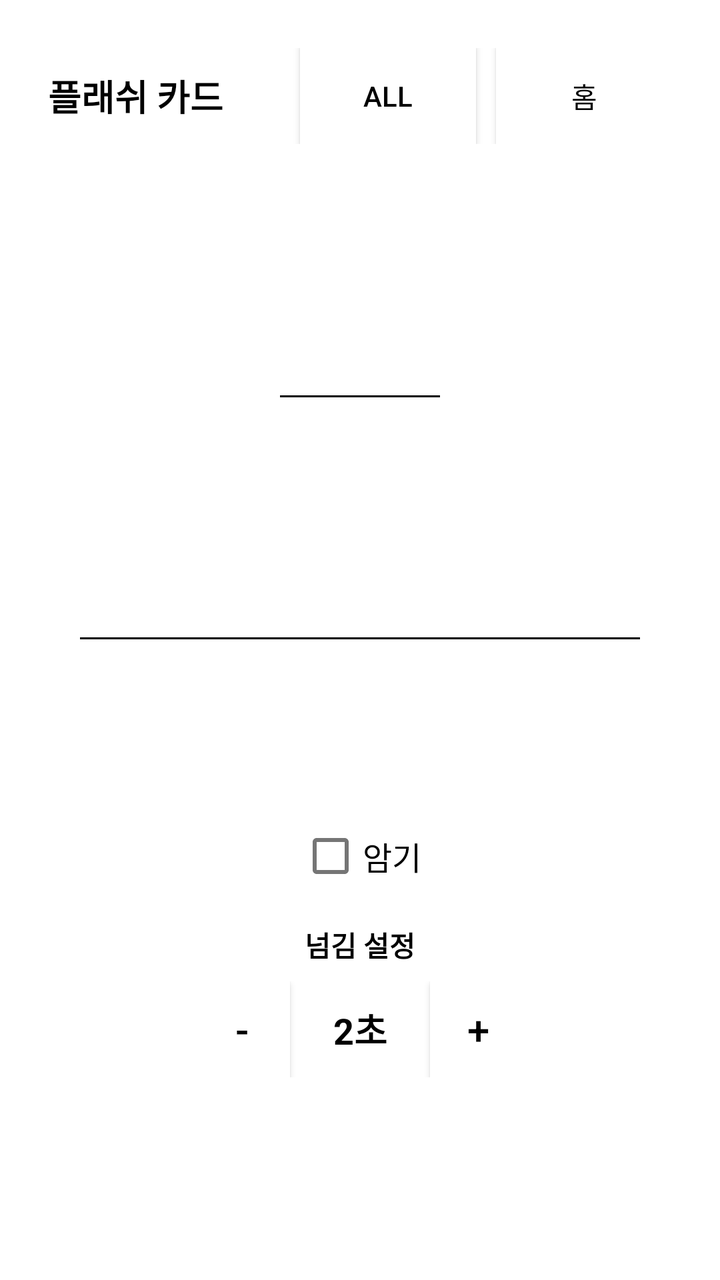
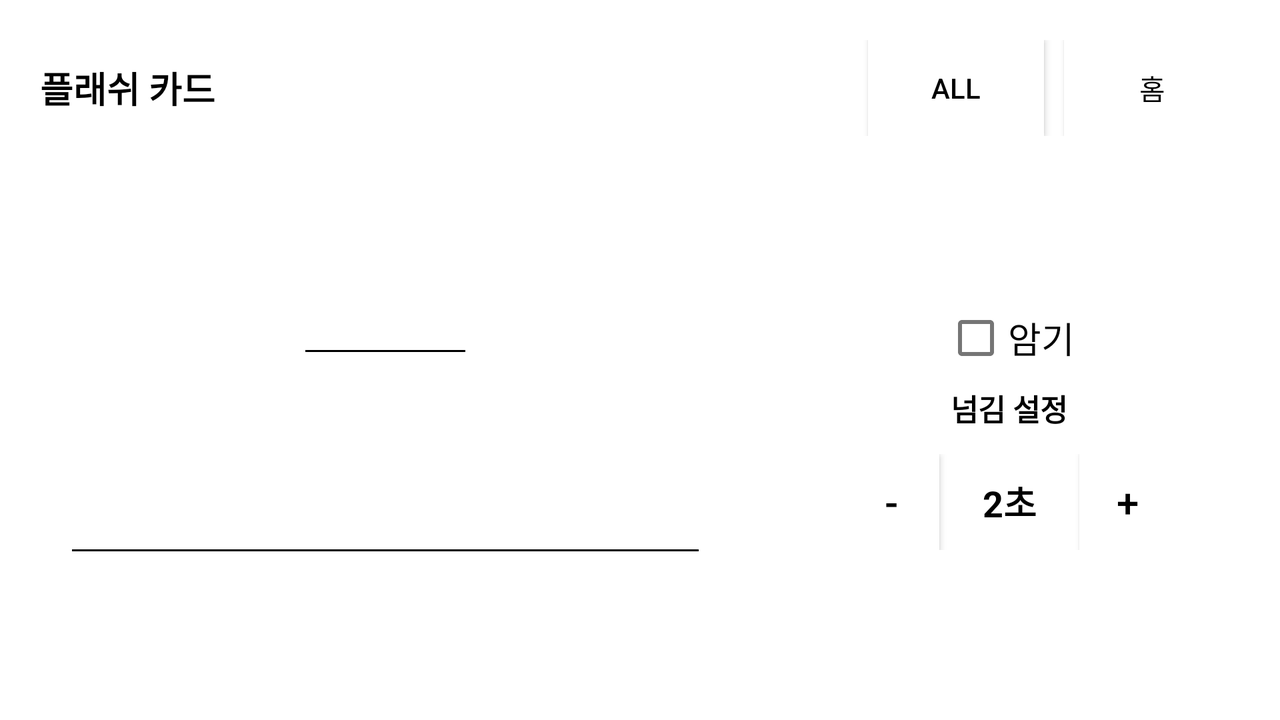

Two renders of one Android screen. The first uses the default layout on a phone; the second uses the alternative layout the repository ships for a different screen configuration, on a matching device. The two XML files are below.
<!-- AndroidManifest.xml: application theme Theme.EinkVoca -->
<!-- res/layout/activity_study_mode.xml -->
<?xml version="1.0" encoding="utf-8"?>
<LinearLayout xmlns:android="http://schemas.android.com/apk/res/android"
    android:layout_width="match_parent"
    android:layout_height="match_parent"
    android:background="#FFFFFF"
    android:orientation="vertical"
    android:padding="24dp">
    
    <LinearLayout
        android:layout_width="match_parent"
        android:layout_height="wrap_content"
        android:gravity="center_vertical"
        android:orientation="horizontal">

        <TextView
            android:layout_width="0dp"
            android:layout_height="wrap_content"
            android:layout_weight="1"
            android:text="@string/study_mode"
            android:textColor="@color/black"
            android:textSize="18sp"
            android:textStyle="bold" />


        <androidx.appcompat.widget.AppCompatButton
            android:id="@+id/btnLanguage"
            android:layout_width="wrap_content"
            android:layout_height="wrap_content"
            android:inputType="none"
            android:layout_marginRight="10dp"
            android:background="@drawable/border_white"
            android:focusable="false"
            android:clickable="true"
            android:text="@string/default_all" /> 

        <androidx.appcompat.widget.AppCompatButton
            android:id="@+id/btnHome"
            android:layout_width="wrap_content"
            android:layout_height="wrap_content"
            android:background="@drawable/border_white"
            android:text="@string/home"
            android:textColor="@color/black"
            android:textSize="14sp" />
    </LinearLayout>

    
    <LinearLayout
        android:id="@+id/cardContainer"
        android:layout_width="match_parent"
        android:layout_height="300dp"
        android:background="@drawable/border_black"
        android:clickable="true"
        android:focusable="true"
        android:gravity="center"
        android:orientation="vertical"
        android:padding="16dp"
        android:layout_marginTop="12dp">

        
        <LinearLayout
            android:layout_width="match_parent"
            android:layout_height="0dp"
            android:layout_weight="1"
            android:gravity="center"
            android:orientation="vertical">

            
            <TextView
                android:id="@+id/tvStudyWord"
                android:layout_width="wrap_content"
                android:layout_height="wrap_content"
                android:gravity="center"
                android:textColor="#000000"
                android:textSize="40sp"
                android:textStyle="bold" />

            <View
                android:layout_width="80dp"
                android:layout_height="1dp"
                android:layout_marginVertical="16dp"
                android:background="#000000" />
            
            <TextView
                android:id="@+id/tvStudyPron"
                android:layout_width="wrap_content"
                android:layout_height="wrap_content"
                android:gravity="center"
                android:layout_marginBottom="10dp"
                android:textColor="#000000"
                android:textSize="17sp" />

            
            <TextView
                android:id="@+id/tvStudyMean"
                android:layout_width="wrap_content"
                android:layout_height="wrap_content"
                android:gravity="center"
                android:textColor="#000000"
                android:textSize="20sp" />
        </LinearLayout>
        <View
            android:layout_width="match_parent"
            android:layout_height="1dp"
            android:layout_marginVertical="16dp"
            android:background="#000000" />
        
        <TextView
            android:id="@+id/tvStudyExam"
            android:layout_width="match_parent"
            android:layout_height="wrap_content"
            android:gravity="center"
            android:padding="6dp"
            android:textColor="#555555"
            android:textSize="15sp" />
    </LinearLayout>



    
    <LinearLayout
        android:layout_width="match_parent"
        android:layout_height="wrap_content"

        android:gravity="center"
        android:orientation="vertical">
        
        <CheckBox
            android:id="@+id/cbStudyCheck"
            android:layout_width="wrap_content"
            android:layout_height="wrap_content"
            android:layout_marginTop ="20dp"
            android:layout_marginBottom ="10dp"
            android:text="@string/check"
            android:textColor="#000000"
            android:textSize="16sp" />

        <TextView
            android:layout_width="wrap_content"
            android:layout_height="wrap_content"
            android:layout_marginBottom="8dp"
            android:text="@string/flip_select"
            android:textColor="#000000"
            android:textSize="14sp"
            android:textStyle="bold" />

        <LinearLayout
            android:layout_width="wrap_content"
            android:layout_height="wrap_content"
            android:gravity="center"
            android:orientation="horizontal">

            <androidx.appcompat.widget.AppCompatButton
                android:id="@+id/btnMinus"
                android:layout_width="48dp"
                android:layout_height="48dp"
                android:background="@drawable/border_white"
                android:text="-"
                android:textColor="@color/black"
                android:textSize="20sp" />

            <TextView
                android:id="@+id/tvIntervalStatus"
                android:layout_width="70dp"
                android:layout_height="wrap_content"
                android:gravity="center"
                android:text="2초"
                android:textColor="@color/black"
                android:textSize="18sp"
                android:textStyle="bold" />

            <androidx.appcompat.widget.AppCompatButton
                android:id="@+id/btnPlus"
                android:layout_width="48dp"
                android:layout_height="48dp"
                android:background="@drawable/border_white"
                android:text="+"
                android:textColor="@color/black"
                android:textSize="20sp" />
        </LinearLayout>
    </LinearLayout>

</LinearLayout>
<!-- resources referenced by this layout -->
<resources>
  <!-- drawable border_white (drawable) -->
  <?xml version="1.0" encoding="utf-8"?>
  <shape xmlns:android="http://schemas.android.com/apk/res/android"
      android:shape="rectangle">
      <solid android:color="#FFFFFF" />
      <stroke
          android:width="0.5dp"
          android:color="#ffffff" />
  </shape>
  <string name="check">암기</string>
  <string name="default_all">ALL</string>
  <string name="flip_select">넘김 설정</string>
  <string name="home">홈</string>
  <string name="study_mode">플래쉬 카드</string>
  <style name="Theme.EinkVoca" parent="Theme.MaterialComponents.DayNight.NoActionBar">
          
          <item name="android:windowBackground">#FFFFFF</item>
          <item name="android:textColorPrimary">#000000</item>
          <item name="colorPrimary">#000000</item>
          <item name="colorOnPrimary">#FFFFFF</item>
          <item name="colorSurface">#FFFFFF</item>
          <item name="colorOnSurface">#000000</item>
          
          <item name="android:windowAnimationStyle">@style/NoAnimation</item>
      </style>
  <style name="NoAnimation">
          <item name="android:activityOpenEnterAnimation">@null</item>
          <item name="android:activityOpenExitAnimation">@null</item>
          <item name="android:activityCloseEnterAnimation">@null</item>
          <item name="android:activityCloseExitAnimation">@null</item>
      </style>
</resources>
<!-- res/layout-land/activity_study_mode.xml (the repository's variant of the layout above) -->
<!-- drawn on the phone turned sideways -->
<?xml version="1.0" encoding="utf-8"?>
<LinearLayout xmlns:android="http://schemas.android.com/apk/res/android"
    android:layout_width="match_parent"
    android:layout_height="match_parent"
    android:background="#FFFFFF"
    android:orientation="vertical"
    android:padding="20dp">
    
    <LinearLayout
        android:layout_width="match_parent"
        android:layout_height="wrap_content"
        android:gravity="center_vertical"
        android:orientation="horizontal">

        <TextView
            android:layout_width="0dp"
            android:layout_height="wrap_content"
            android:layout_weight="1"
            android:text="@string/study_mode"
            android:textColor="@color/black"
            android:textSize="18sp"
            android:textStyle="bold" />

        <androidx.appcompat.widget.AppCompatButton
            android:id="@+id/btnLanguage"
            android:layout_width="wrap_content"
            android:layout_height="wrap_content"
            android:inputType="none"
            android:layout_marginRight="10dp"
            android:background="@drawable/border_white"
            android:focusable="false"
            android:clickable="true"
            android:text="@string/default_all" /> 

        <androidx.appcompat.widget.AppCompatButton
            android:id="@+id/btnHome"
            android:layout_width="wrap_content"
            android:background="@drawable/border_white"
            android:layout_height="wrap_content"
            android:textColor="@color/black"
            android:text="@string/home" />
    </LinearLayout>

    
    <LinearLayout
        android:layout_width="match_parent"
        android:layout_height="0dp"
        android:layout_weight="1"
        android:orientation="horizontal"
        android:layout_marginTop="12dp">
        
        <LinearLayout
            android:id="@+id/cardContainer"
            android:layout_width="0dp"
            android:layout_height="match_parent"
            android:layout_weight="1.2"
            android:background="@drawable/border_black"
            android:clickable="true"
            android:focusable="true"
            android:gravity="center"
            android:orientation="vertical"
            android:padding="16dp">
            
            <LinearLayout
                android:layout_width="match_parent"
                android:layout_height="0dp"
                android:layout_weight="1"
                android:gravity="center"
                android:orientation="vertical">

                
                <TextView
                    android:id="@+id/tvStudyWord"
                    android:layout_width="wrap_content"
                    android:layout_height="wrap_content"
                    android:gravity="center"
                    android:textColor="#000000"
                    android:textSize="40sp"
                    android:textStyle="bold" />

                <View
                    android:layout_width="80dp"
                    android:layout_height="1dp"
                    android:layout_marginVertical="16dp"
                    android:background="#000000" />
                

                <TextView
                    android:id="@+id/tvStudyPron"
                    android:layout_width="wrap_content"
                    android:layout_height="wrap_content"
                    android:gravity="center"
                    android:layout_marginBottom="10dp"
                    android:textColor="#000000"
                    android:textSize="17sp" />

                
                <TextView
                    android:id="@+id/tvStudyMean"
                    android:layout_width="wrap_content"
                    android:layout_height="wrap_content"
                    android:gravity="center"
                    android:textColor="#000000"
                    android:textSize="18sp" />
            </LinearLayout>
            <View
                android:layout_width="match_parent"
                android:layout_height="1dp"
                android:layout_marginVertical="16dp"
                android:background="#000000" />
            
            <TextView
                android:id="@+id/tvStudyExam"
                android:layout_width="match_parent"
                android:layout_height="wrap_content"
                android:gravity="center"
                android:padding="6dp"
                android:textColor="#555555"
                android:textSize="15sp" />
        </LinearLayout>

        
        <LinearLayout
            android:layout_width="0dp"
            android:layout_height="match_parent"
            android:layout_marginStart="24dp"
            android:layout_weight="0.8"
            android:gravity="center"
            android:orientation="vertical">

            
            <CheckBox
                android:id="@+id/cbStudyCheck"
                android:layout_width="wrap_content"
                android:layout_height="wrap_content"
                android:text="@string/check"
                android:textColor="#000000"
                android:textSize="18sp" />

            
            <TextView
                android:layout_width="wrap_content"
                android:layout_height="wrap_content"
                android:layout_marginBottom="12dp"
                android:text="@string/flip_select"
                android:textColor="#000000"
                android:textSize="15sp"
                android:textStyle="bold" />

            <LinearLayout
                android:layout_width="wrap_content"
                android:layout_height="wrap_content"
                android:gravity="center"
                android:orientation="horizontal">

                <androidx.appcompat.widget.AppCompatButton
                    android:id="@+id/btnMinus"
                    android:layout_width="48dp"
                    android:layout_height="48dp"
                    android:background="@drawable/border_white"
                    android:textColor="@color/black"
                    android:text="-"
                    android:textSize="20sp" />

                <TextView
                    android:id="@+id/tvIntervalStatus"
                    android:layout_width="70dp"
                    android:layout_height="wrap_content"
                    android:gravity="center"
                    android:text="2초"
                    android:textColor="@color/black"
                    android:textSize="18sp"
                    android:textStyle="bold" />

                <androidx.appcompat.widget.AppCompatButton
                    android:id="@+id/btnPlus"
                    android:layout_width="48dp"
                    android:layout_height="48dp"
                    android:background="@drawable/border_white"
                    android:textColor="@color/black"
                    android:text="+"
                    android:textSize="20sp" />
            </LinearLayout>
        </LinearLayout>
    </LinearLayout>

</LinearLayout>
